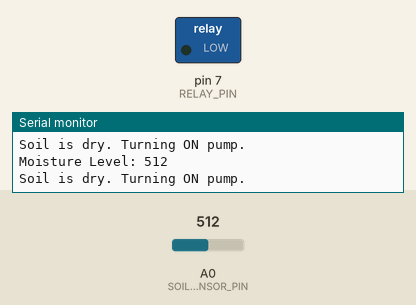
Recording of a sketch running on a simulated Arduino Uno, built with avr-gcc and run on an emulated ATmega328P. Parts: switched loads named in the sketch (green lamp = pin HIGH), the last lines printed to the serial monitor. Inputs (shaded band) come from the test bench; at power-on: A0 (SOIL_SENSOR_PIN) = 512.

Above: at 4.8 s.
4.9 s: A0 (SOIL_SENSOR_PIN) set to 494
At 7.2 s:
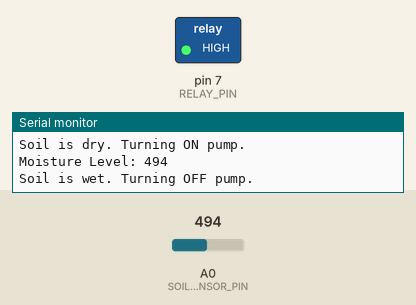
9.5 s: A0 (SOIL_SENSOR_PIN) set to 510
At 10.3 s:
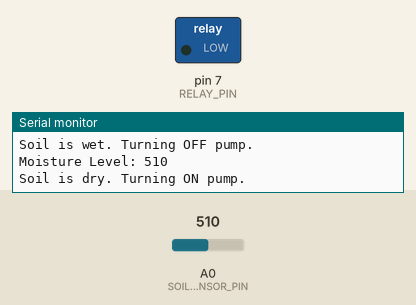
12.5 s: A0 (SOIL_SENSOR_PIN) set to 490
At 14.5 s:
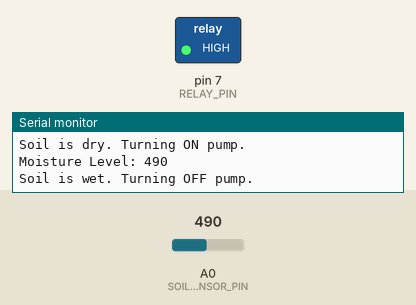
Timing chart, 0 to 16.0 s (numbered marks = the images above; inputs shaded):
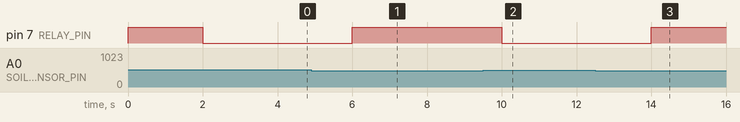

Measured:
- the behaviour switches between 501 and 500 on A0 (SOIL_SENSOR_PIN) (found by bisection; images 0 and 1)
- after the input at 4.9 s, pin 7 (RELAY_PIN): LOW → HIGH after 1.1 s
- after the input at 9.5 s, pin 7 (RELAY_PIN): HIGH → LOW after 0.50 s
- after the input at 12.5 s, pin 7 (RELAY_PIN): LOW → HIGH after 1.5 s

The sketch:

Soil_Moisture.ino
```cpp
#define SOIL_SENSOR_PIN A0
#define RELAY_PIN 7
#define MOISTURE_THRESHOLD 500  // Adjust based on soil condition

unsigned long lastCheckTime = 0;
const int checkInterval = 2000;  // Check every 2 seconds

void setup() {
    Serial.begin(9600);
    pinMode(RELAY_PIN, OUTPUT);
    digitalWrite(RELAY_PIN, HIGH); // Pump OFF initially
}

void loop() {
    // Non-blocking timer approach
    if (millis() - lastCheckTime >= checkInterval) {
        lastCheckTime = millis();  // Reset timer

        // Read soil moisture
        int moistureValue = analogRead(SOIL_SENSOR_PIN);
        Serial.print("Moisture Level: ");
        Serial.println(moistureValue);

        // Pump control logic
        if (moistureValue > MOISTURE_THRESHOLD) {  // Soil is dry
            Serial.println("Soil is dry. Turning ON pump.");
            digitalWrite(RELAY_PIN, LOW); // Activate pump
        } else {  // Soil is wet
            Serial.println("Soil is wet. Turning OFF pump.");
            digitalWrite(RELAY_PIN, HIGH); // Deactivate pump
        }
    }
}
```
